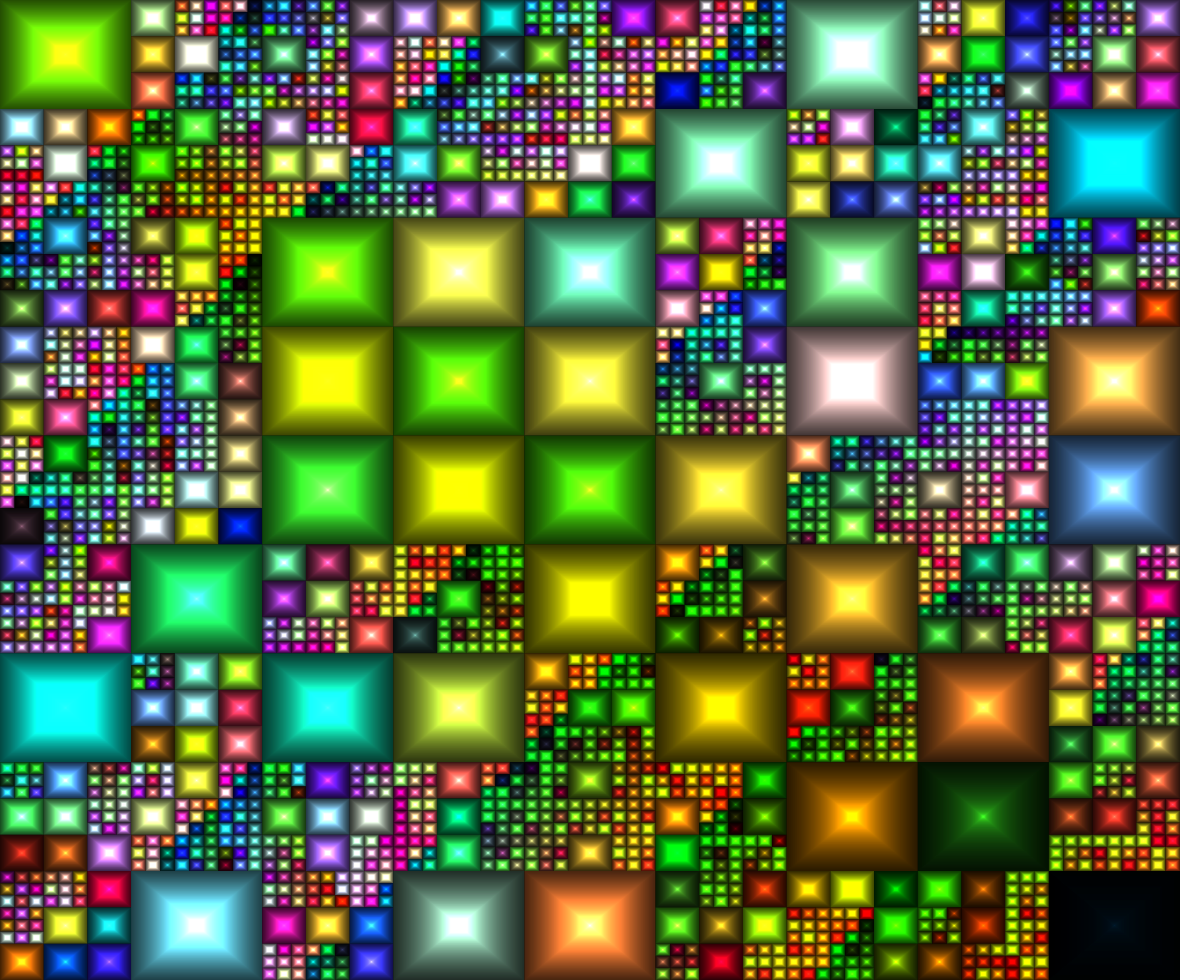
Frame 1 (no input)
Frame 2 (the mouse pressed at the canvas centre, redrawn once): identical to frame 1, image omitted

The p5.js sketch that drew this single still picture (run headless with seeded random() and noise() and a simulated clock; the mouse was pressed at the canvas centre and the sketch redrawn once):

// p5.js sketch
// ── sketch.js
/// <reference path="./libraries/p5.global-mode.d.ts" />

const split = 3;
const base_chance = 1;
const chance_degredation = 0.3;
const min_size = 30;

function setup() {
  createCanvas(windowWidth - 20, windowHeight - 20);
  rectMode(CENTER);
  noStroke();
}

function draw() {
  background(0);
  renderRegion(width / 2, height / 2, width, height,base_chance);
  noLoop();
}

function renderRegion(x, y, w, h, chance) {
  if (w > min_size && h > min_size) {
    //top right position
    var x_tr = x - w / 2;
    var y_tr = y - h / 2;
    //the new width and height for inner areas
    var w_n = w / split;
    var h_n = h / split;

    for (var ix = 0; ix < split; ix++) {
      for (var iy = 0; iy < split; iy++) {
        //Center location of individual rectangles
        var x_t = x_tr + ix * w_n + w_n / 2;
        var y_t = y_tr + iy * h_n + h_n / 2;
        if(sin(x_t * y_t * x * y) < chance) {
          renderRegion(x_tr + ix * w_n + w_n / 2,y_tr + iy * h_n + h_n / 2,w_n,h_n,chance * chance_degredation);
        } else {
          fillColor(x_t,y_t);
          renderRectangle(x_t,y_t,w_n,h_n);
        }
      }
    }
  } else {
    fillColor(x,y);
    renderRectangle(x,y,w,h);
  }
}

function renderRectangle(x,y,w,h) {
  var m = Math.max(w,h);
  var distance = dist(x,y,x+w/2,y+h/2);
  for(var i = m; i > 0; i--) {
    var tw = 0;
    var th = 0;
    
    if(w > h) {
      tw = i;
      th = h/w*i;
    } else {
      tw = w/h*i;
      th = i;
    }
    
    var scale = (1 - Math.log(dist(tw,th,0,0) / distance));

    fill(scale * ((x + y) % 255), scale * ((x * y)%255), scale * ((255 * y / x + 255 * x / y)%255));
    
    if(w > h) {
      rect(x,y,tw,th);
    } else {
      rect(x,y,tw,th);
    }
  }
}

function fillColor(x, y) {
  fill(sin(x + y) * 255,cos(x + y) * 255,tan(x + y) * 255);
}

/**
 * Scales a value between 0 and 1
 * @param {number} n 
 */
function sigmoid(n) {
  return 1 / (1 + 2.3**(-n))
}
